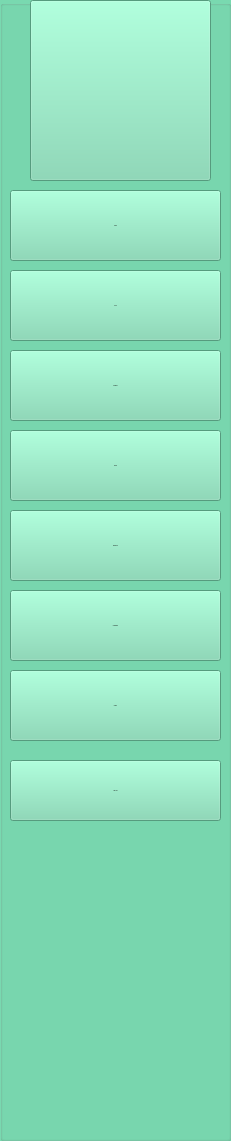
   <widget class="QGroupBox" name="groupBox">
    <property name="geometry">
     <rect>
      <x>0</x>
      <y>10</y>
      <width>231</width>
      <height>1141</height>
     </rect>
    </property>
    <property name="styleSheet">
     <string notr="true">background:#79d9b0; 
width:150px;</string>
    </property>
    <property name="title">
     <string/>
    </property>
    <widget class="QPushButton" name="pushButton_48">
     <property name="geometry">
      <rect>
       <x>10</x>
       <y>270</y>
       <width>211</width>
       <height>71</height>
      </rect>
     </property>
     <property name="font">
      <font>
       <family>Sitka Display Semibold</family>
       <pointsize>-1</pointsize>
       <italic>false</italic>
       <fontweight>DemiBold</fontweight>
      </font>
     </property>
     <property name="styleSheet">
      <string notr="true">          background-color:white;
font: 600 25px &quot;Sitka Display Semibold&quot;;
 QPushButton {
        background-color:blue; // Green background
        color: white;             // White text
        border: none;            // No border
        border-radius: 10px;      // Rounded corners
        padding: 10px 20px;       // Padding inside the button
        font-size: 16px;          // Font size
        font-weight: bold;        // Bold text
font: 600 25px &quot;Sitka Display Semibold&quot;;
    }
    QPushButton:hover {
       background-color: green;// Darker green on hover
    }
    QPushButton:pressed {
       background-color: #3e8e41; // Even darker green when pressed
    }
 </string>
     </property>
     <property name="text">
      <string>Stock</string>
     </property>
     <property name="icon">
      <iconset resource="gg.qrc">
       <normaloff>:/resources/stock.png</normaloff>:/resources/stock.png</iconset>
     </property>
     <property name="iconSize">
      <size>
       <width>65</width>
       <height>100</height>
      </size>
     </property>
    </widget>
    <widget class="QPushButton" name="pushButton_49">
     <property name="geometry">
      <rect>
       <x>10</x>
       <y>350</y>
       <width>211</width>
       <height>71</height>
      </rect>
     </property>
     <property name="font">
      <font>
       <family>Sitka Display Semibold</family>
       <pointsize>-1</pointsize>
       <italic>false</italic>
       <fontweight>DemiBold</fontweight>
      </font>
     </property>
     <property name="styleSheet">
      <string notr="true">          background-color:white;
font: 600 25px &quot;Sitka Display Semibold&quot;;
 QPushButton {
        background-color:blue; // Green background
        color: white;             // White text
        border: none;            // No border
        border-radius: 10px;      // Rounded corners
        padding: 10px 20px;       // Padding inside the button
        font-size: 16px;          // Font size
        font-weight: bold;        // Bold text
font: 600 25px &quot;Sitka Display Semibold&quot;;
    }
    QPushButton:hover {
       background-color: #45a049;// Darker green on hover
    }
    QPushButton:pressed {
       background-color: #3e8e41; // Even darker green when pressed
    }
 </string>
     </property>
     <property name="text">
      <string>Suppliers</string>
     </property>
     <property name="icon">
      <iconset resource="background.qrc">
       <normaloff>:/background/resources/supplier.png</normaloff>:/background/resources/supplier.png</iconset>
     </property>
     <property name="iconSize">
      <size>
       <width>65</width>
       <height>90</height>
      </size>
     </property>
    </widget>
    <widget class="QPushButton" name="pushButton_50">
     <property name="geometry">
      <rect>
       <x>10</x>
       <y>760</y>
       <width>211</width>
       <height>61</height>
      </rect>
     </property>
     <property name="font">
      <font>
       <family>Sitka Display Semibold</family>
       <pointsize>-1</pointsize>
       <italic>false</italic>
       <fontweight>DemiBold</fontweight>
      </font>
     </property>
     <property name="styleSheet">
      <string notr="true">          background-color:white;
font: 600 25px &quot;Sitka Display Semibold&quot;;
 QPushButton {
        background-color:blue; // Green background
        color: white;             // White text
        border: none;            // No border
        border-radius: 10px;      // Rounded corners
        padding: 10px 20px;       // Padding inside the button
        font-size: 16px;          // Font size
        font-weight: bold;        // Bold text
font: 600 25px &quot;Sitka Display Semibold&quot;;
    }
    QPushButton:hover {
       background-color: #45a049;// Darker green on hover
    }
    QPushButton:pressed {
       background-color: #3e8e41; // Even darker green when pressed
    }
 </string>
     </property>
     <property name="text">
      <string>Sign Out</string>
     </property>
     <property name="icon">
      <iconset resource="background.qrc">
       <normaloff>:/background/resources/signout.jpg</normaloff>:/background/resources/signout.jpg</iconset>
     </property>
     <property name="iconSize">
      <size>
       <width>65</width>
       <height>50</height>
      </size>
     </property>
    </widget>
    <widget class="QPushButton" name="pushButton_51">
     <property name="geometry">
      <rect>
       <x>10</x>
       <y>430</y>
       <width>211</width>
       <height>71</height>
      </rect>
     </property>
     <property name="font">
      <font>
       <family>Sitka Display Semibold</family>
       <pointsize>-1</pointsize>
       <italic>false</italic>
       <fontweight>DemiBold</fontweight>
      </font>
     </property>
     <property name="styleSheet">
      <string notr="true">          background-color:white;
font: 600 25px &quot;Sitka Display Semibold&quot;;
 QPushButton {
        background-color:blue; // Green background
        color: white;             // White text
        border: none;            // No border
        border-radius: 10px;      // Rounded corners
        padding: 10px 20px;       // Padding inside the button
        font-size: 16px;          // Font size
        font-weight: bold;        // Bold text
font: 600 25px &quot;Sitka Display Semibold&quot;;
    }
    QPushButton:hover {
       background-color: #45a049;// Darker green on hover
    }
    QPushButton:pressed {
       background-color: #3e8e41; // Even darker green when pressed
    }
 </string>
     </property>
     <property name="text">
      <string>Profile</string>
     </property>
     <property name="icon">
      <iconset resource="background.qrc">
       <normaloff>:/background/resources/profil.png</normaloff>:/background/resources/profil.png</iconset>
     </property>
     <property name="iconSize">
      <size>
       <width>65</width>
       <height>90</height>
      </size>
     </property>
    </widget>
    <widget class="QPushButton" name="pushButton_52">
     <property name="geometry">
      <rect>
       <x>10</x>
       <y>590</y>
       <width>211</width>
       <height>71</height>
      </rect>
     </property>
     <property name="font">
      <font>
       <family>Sitka Display Semibold</family>
       <pointsize>-1</pointsize>
       <italic>false</italic>
       <fontweight>DemiBold</fontweight>
      </font>
     </property>
     <property name="styleSheet">
      <string notr="true">          background-color:white;
font: 600 25px &quot;Sitka Display Semibold&quot;;
 QPushButton {
        background-color:blue; // Green background
        color: white;             // White text
        border: none;            // No border
        border-radius: 10px;      // Rounded corners
        padding: 10px 20px;       // Padding inside the button
        font-size: 16px;          // Font size
        font-weight: bold;        // Bold text
font: 600 25px &quot;Sitka Display Semibold&quot;;
    }
    QPushButton:hover {
       background-color: #45a049;// Darker green on hover
    }
    QPushButton:pressed {
       background-color: #3e8e41; // Even darker green when pressed
    }
 </string>
     </property>
     <property name="text">
      <string>Complaints</string>
     </property>
     <property name="icon">
      <iconset resource="background.qrc">
       <normaloff>:/background/resources/complaint.png</normaloff>:/background/resources/complaint.png</iconset>
     </property>
     <property name="iconSize">
      <size>
       <width>65</width>
       <height>90</height>
      </size>
     </property>
    </widget>
    <widget class="QPushButton" name="pushButton_53">
     <property name="geometry">
      <rect>
       <x>10</x>
       <y>510</y>
       <width>211</width>
       <height>71</height>
      </rect>
     </property>
     <property name="font">
      <font>
       <family>Sitka Display Semibold</family>
       <pointsize>-1</pointsize>
       <italic>false</italic>
       <fontweight>DemiBold</fontweight>
      </font>
     </property>
     <property name="styleSheet">
      <string notr="true">          background-color:white;
font: 600 25px &quot;Sitka Display Semibold&quot;;
 QPushButton {
        background-color:blue; // Green background
        color: white;             // White text
        border: none;            // No border
        border-radius: 10px;      // Rounded corners
        padding: 10px 20px;       // Padding inside the button
        font-size: 16px;          // Font size
        font-weight: bold;        // Bold text
font: 600 25px &quot;Sitka Display Semibold&quot;;
    }
    QPushButton:hover {
       background-color: #45a049;// Darker green on hover
    }
    QPushButton:pressed {
       background-color: #3e8e41; // Even darker green when pressed
    }
 </string>
     </property>
     <property name="text">
      <string>Employers</string>
     </property>
     <property name="icon">
      <iconset resource="background.qrc">
       <normaloff>:/background/resources/employee.png</normaloff>:/background/resources/employee.png</iconset>
     </property>
     <property name="iconSize">
      <size>
       <width>65</width>
       <height>90</height>
      </size>
     </property>
    </widget>
    <widget class="QPushButton" name="pushButton_54">
     <property name="geometry">
      <rect>
       <x>10</x>
       <y>670</y>
       <width>211</width>
       <height>71</height>
      </rect>
     </property>
     <property name="font">
      <font>
       <family>Sitka Display Semibold</family>
       <pointsize>-1</pointsize>
       <italic>false</italic>
       <fontweight>DemiBold</fontweight>
      </font>
     </property>
     <property name="styleSheet">
      <string notr="true">          background-color:white;
font: 600 25px &quot;Sitka Display Semibold&quot;;
 QPushButton {
        background-color:blue; // Green background
        color: white;             // White text
        border: none;            // No border
        border-radius: 10px;      // Rounded corners
        padding: 10px 20px;       // Padding inside the button
        font-size: 16px;          // Font size
        font-weight: bold;        // Bold text
font: 600 25px &quot;Sitka Display Semibold&quot;;
    }
    QPushButton:hover {
       background-color: #45a049;// Darker green on hover
    }
    QPushButton:pressed {
       background-color: #3e8e41; // Even darker green when pressed
    }
 </string>
     </property>
     <property name="text">
      <string>Orders</string>
     </property>
     <property name="icon">
      <iconset resource="background.qrc">
       <normaloff>:/background/resources/purchases.png</normaloff>:/background/resources/purchases.png</iconset>
     </property>
     <property name="iconSize">
      <size>
       <width>65</width>
       <height>70</height>
      </size>
     </property>
    </widget>
    <widget class="QPushButton" name="pushButton_55">
     <property name="geometry">
      <rect>
       <x>10</x>
       <y>190</y>
       <width>211</width>
       <height>71</height>
      </rect>
     </property>
     <property name="font">
      <font>
       <family>Sitka Display Semibold</family>
       <pointsize>-1</pointsize>
       <italic>false</italic>
       <fontweight>DemiBold</fontweight>
      </font>
     </property>
     <property name="styleSheet">
      <string notr="true">          background-color:white;
font: 600 25px &quot;Sitka Display Semibold&quot;;
 QPushButton {
        background-color:blue; // Green background
        color: white;             // White text
        border: none;            // No border
        border-radius: 10px;      // Rounded corners
        padding: 10px 20px;       // Padding inside the button
        font-size: 16px;          // Font size
        font-weight: bold;        // Bold text
font: 600 25px &quot;Sitka Display Semibold&quot;;
    }
    QPushButton:hover {
       background-color: green;// Darker green on hover
    }
    QPushButton:pressed {
       background-color: #3e8e41; // Even darker green when pressed
    }
 </string>
     </property>
     <property name="text">
      <string>Home</string>
     </property>
     <property name="icon">
      <iconset resource="background.qrc">
       <normaloff>:/background/resources/dashboard.png</normaloff>:/background/resources/dashboard.png</iconset>
     </property>
     <property name="iconSize">
      <size>
       <width>65</width>
       <height>100</height>
      </size>
     </property>
    </widget>
    <widget class="QPushButton" name="pushButton_56">
     <property name="geometry">
      <rect>
       <x>30</x>
       <y>0</y>
       <width>181</width>
       <height>181</height>
      </rect>
     </property>
     <property name="font">
      <font>
       <family>Sitka Display Semibold</family>
       <pointsize>-1</pointsize>
       <italic>false</italic>
       <fontweight>DemiBold</fontweight>
      </font>
     </property>
     <property name="styleSheet">
      <string notr="true">          background-color:white;
font: 600 25px &quot;Sitka Display Semibold&quot;;
 QPushButton {
        background-color:blue; // Green background
        color: white;             // White text
        border: none;            // No border
        border-radius: 10px;      // Rounded corners
        padding: 10px 20px;       // Padding inside the button
        font-size: 16px;          // Font size
        font-weight: bold;        // Bold text
font: 600 25px &quot;Sitka Display Semibold&quot;;
    }
    QPushButton:hover {
       background-color: green;// Darker green on hover
    }
    QPushButton:pressed {
       background-color: #3e8e41; // Even darker green when pressed
    }
 </string>
     </property>
     <property name="text">
      <string/>
     </property>
     <property name="icon">
      <iconset resource="background.qrc">
       <normaloff>:/background/resources/logo.png</normaloff>:/background/resources/logo.png</iconset>
     </property>
     <property name="iconSize">
      <size>
       <width>250</width>
       <height>280</height>
      </size>
     </property>
    </widget>
   </widget>
